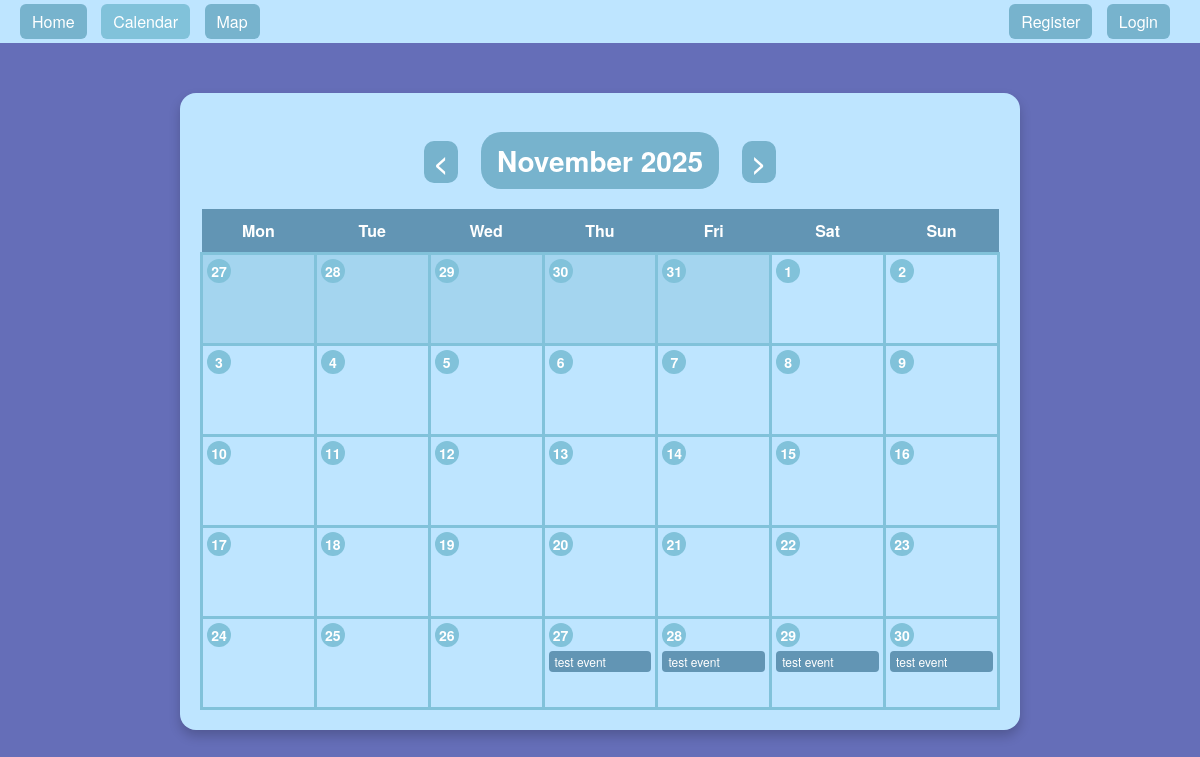
The app's page /api/calendar/2025/11/, older data.
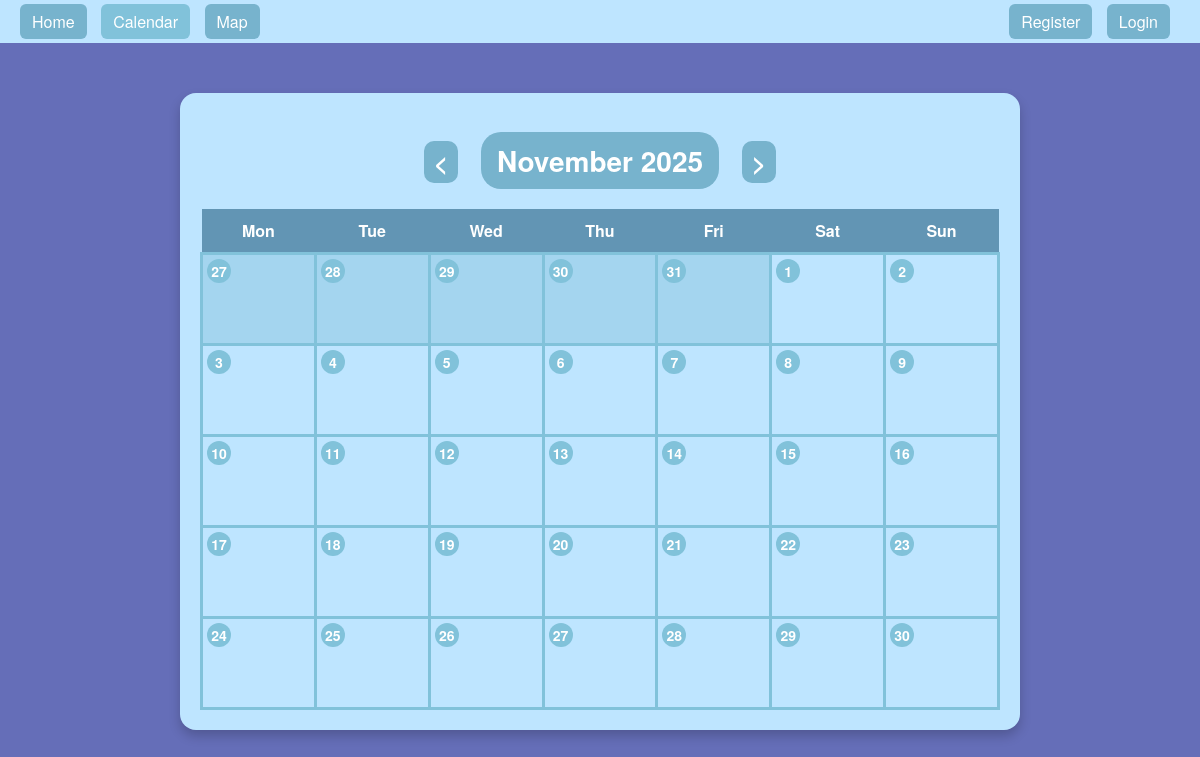
The same page, newer data.
### festify/models.py (models this page shows, shortened)
class Event(models.Model):
    host = models.ForeignKey(User, on_delete=models.CASCADE, related_name='hosted_events')
    title = models.CharField(max_length=200)
    description = models.TextField()
    start_datetime = models.DateTimeField()
    end_datetime = models.DateTimeField(null=True, blank=True)
    location_name = models.CharField(max_length=200)
    address = models.CharField(max_length=300)
    latitude = models.FloatField(null=True, blank=True)
    longitude = models.FloatField(null=True, blank=True)
    image = models.ImageField(upload_to='event_images/', blank=True, null=True)
    artists = models.ManyToManyField(Artist, blank=True, related_name='events')
    ticket_price = models.DecimalField(max_digits=10, decimal_places=2)
    capacity = models.IntegerField()
    tickets_sold = models.IntegerField(default=0)
    created_at = models.DateTimeField(auto_now_add=True)
    updated_at = models.DateTimeField(auto_now=True)

### festify/views.py (the view)
# urls.py: path("calendar/", views.month_calendar, name="calendar"),
def month_calendar(request, year=None, month=None):
    today = date.today()
    year = int(year) if year else today.year
    month = int(month) if month else today.month
    _, num_days = calendar.monthrange(year, month)
    first_day = date(year, month, 1)
    last_day = date(year, month, num_days)
    events = Event.objects.filter(
        start_datetime__date__lte=last_day
    ).filter(
        Q(end_datetime__date__gte=first_day) | Q(end_datetime__isnull=True)
    )
    event_by_day = {}
    for evt in events:
        evt_start = evt.start_datetime.date()
        evt_end = evt.end_datetime.date() if evt.end_datetime else evt_start
        current = max(evt_start, first_day)
        final = min(evt_end, last_day)
        while current <= final:
            event_by_day.setdefault(current, []).append(evt)
            current += timedelta(days=1)
    cal = calendar.Calendar(firstweekday=0)
    raw_weeks = cal.monthdatescalendar(year, month)
    weeks = []
    for week in raw_weeks:
        rows = []
        for d in week:
            rows.append({
                "date": d,
                "in_month": d.month == month,
                "events": event_by_day.get(d, []),
            })
        weeks.append(rows)
    return render(request, "events/calendar.html", {
        "year": year,
        "month": month,
        "weeks": weeks,
        "prev_year": year if month > 1 else year - 1,
        "prev_month": month - 1 if month > 1 else 12,
        "next_year": year if month < 12 else year + 1,
        "next_month": month + 1 if month < 12 else 1,
        "month_name": calendar.month_name[month],
    })

### festify/templates/events/calendar.html
{% extends "events/base.html" %} {% block content %}
<div class="calendar-container">
  <h1 class="calendar-month">
    <a href="{% url 'events:calendar_month' prev_year prev_month %}">&lt;</a>
    <span>{{ month_name }} {{ year }}</span>
    <a href="{% url 'events:calendar_month' next_year next_month %}">&gt;</a>
  </h1>
  <table class="calendar">
    <tr>
      <th>Mon</th>
      <th>Tue</th>
      <th>Wed</th>
      <th>Thu</th>
      <th>Fri</th>
      <th>Sat</th>
      <th>Sun</th>
    </tr>
    {% for week in weeks %}
    <tr>
      {% for day in week %} {% if not day.in_month %}
      <td class="not-this-month">
        <span class="day-number">{{ day.date.day }}</span>
      </td>
      {% else %} {% if day.events %}
      <td class="event-day">
        <span class="day-number">{{ day.date.day }}</span>
        {% for evt in day.events %}
        <a href="{% url 'events:event_detail' evt.pk %}" class="event-label">
          {{ evt.title }}
        </a>
        {% endfor %}
      </td>
      {% else %}
      <td>
        <span class="day-number">{{ day.date.day }}</span>
      </td>
      {% endif %} {% endif %} {% endfor %}
    </tr>
    {% endfor %}
  </table>
</div>
{% endblock %}

Row changes from the older to the newer data that the page shows:
removed Event: title "test event"
Text that changed along with them:
list line gone: "27 28 29 30"
new list line: "27 28 29 30"
